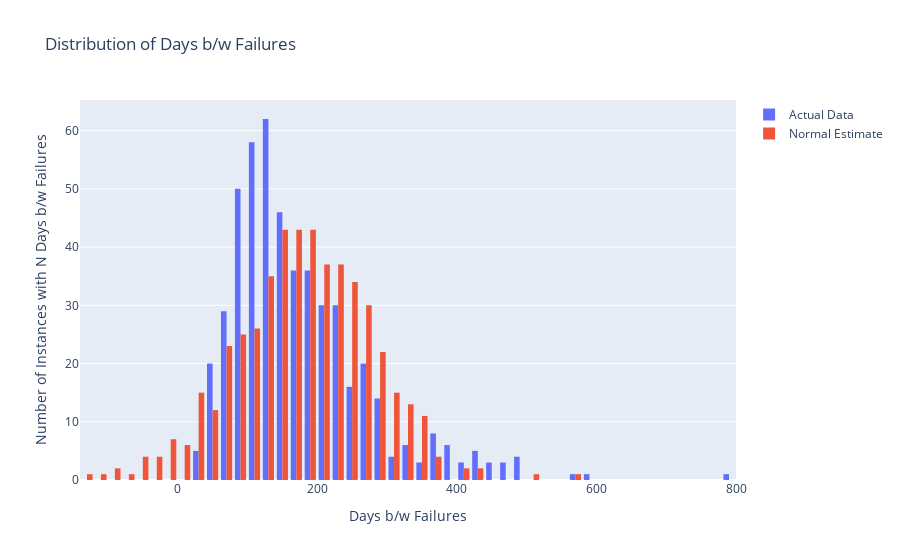

Notebook code cell kept with this figure:
### Code cell
# estimate parameters for gaussian
gaussian_mean = data.mean()     # data.mean()
gaussian_std = data.std()       # data.std()

gaussian_samples = np.random.normal(
    loc=gaussian_mean,
    scale=gaussian_std,
    size=n_points,
)

fig = visualize(
    gaussian_samples,
    fig=fig,
    fig_title="Distribution of Days b/w Failures",
    x_title="Days b/w Failures",
    y_title="Number of Instances with N Days b/w Failures",
    trace_name="Normal Estimate"
)
fig.show()

### Figure 1 — Plotly figure (JSON) as saved in the notebook; plotly's stock layout.template omitted (floating-point values rounded to 4 significant figures; data arrays with more than 128 entries replaced by an {"elided": "..."} marker saying what was removed)
{"data": [{"name": "Actual Data", "type": "histogram", "x": {"elided": "500 float values"}}, {"name": "Normal Estimate", "type": "histogram", "x": {"elided": "500 float values"}}], "layout": {"title": {"text": "Distribution of Days b/w Failures"}, "xaxis": {"title": {"text": "Days b/w Failures"}}, "yaxis": {"title": {"text": "Number of Instances with N Days b/w Failures"}}}}
